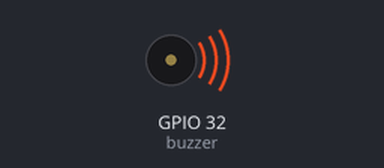
A sketch run on a simulated ESP32. On the bench: buzzer (waves = sounding).

Above: at 0.1 s.
At 6.4 s:
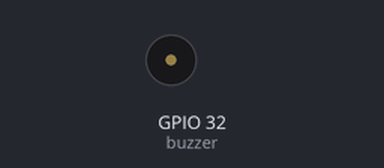
Timing chart, 0 to 7.9 s (numbered marks = the images above):
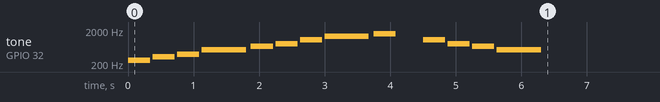

The sketch:

buzzerMusic.ino
```cpp
/*
  The Godfather
  Connect a piezo buzzer or speaker to pin 11 or select a new pin.
  More songs available at https://github.com/robsoncouto/arduino-songs

                                              Robson Couto, 2019
*/
#define NOTE_B0  31
#define NOTE_C1  33
#define NOTE_CS1 35
#define NOTE_D1  37
#define NOTE_DS1 39
#define NOTE_E1  41
#define NOTE_F1  44
#define NOTE_FS1 46
#define NOTE_G1  49
#define NOTE_GS1 52
#define NOTE_A1  55
#define NOTE_AS1 58
#define NOTE_B1  62
#define NOTE_C2  65
#define NOTE_CS2 69
#define NOTE_D2  73
#define NOTE_DS2 78
#define NOTE_E2  82
#define NOTE_F2  87
#define NOTE_FS2 93
#define NOTE_G2  98
#define NOTE_GS2 104
#define NOTE_A2  110
#define NOTE_AS2 117
#define NOTE_B2  123
#define NOTE_C3  131
#define NOTE_CS3 139
#define NOTE_D3  147
#define NOTE_DS3 156
#define NOTE_E3  165
#define NOTE_F3  175
#define NOTE_FS3 185
#define NOTE_G3  196
#define NOTE_GS3 208
#define NOTE_A3  220
#define NOTE_AS3 233
#define NOTE_B3  247
#define NOTE_C4  262
#define NOTE_CS4 277
#define NOTE_D4  294
#define NOTE_DS4 311
#define NOTE_E4  330
#define NOTE_F4  349
#define NOTE_FS4 370
#define NOTE_G4  392
#define NOTE_GS4 415
#define NOTE_A4  440
#define NOTE_AS4 466
#define NOTE_B4  494
#define NOTE_C5  523
#define NOTE_CS5 554
#define NOTE_D5  587
#define NOTE_DS5 622
#define NOTE_E5  659
#define NOTE_F5  698
#define NOTE_FS5 740
#define NOTE_G5  784
#define NOTE_GS5 831
#define NOTE_A5  880
#define NOTE_AS5 932
#define NOTE_B5  988
#define NOTE_C6  1047
#define NOTE_CS6 1109
#define NOTE_D6  1175
#define NOTE_DS6 1245
#define NOTE_E6  1319
#define NOTE_F6  1397
#define NOTE_FS6 1480
#define NOTE_G6  1568
#define NOTE_GS6 1661
#define NOTE_A6  1760
#define NOTE_AS6 1865
#define NOTE_B6  1976
#define NOTE_C7  2093
#define NOTE_CS7 2217
#define NOTE_D7  2349
#define NOTE_DS7 2489
#define NOTE_E7  2637
#define NOTE_F7  2794
#define NOTE_FS7 2960
#define NOTE_G7  3136
#define NOTE_GS7 3322
#define NOTE_A7  3520
#define NOTE_AS7 3729
#define NOTE_B7  3951
#define NOTE_C8  4186
#define NOTE_CS8 4435
#define NOTE_D8  4699
#define NOTE_DS8 4978
#define REST      0


// change this to make the song slower or faster
int tempo = 80;

// change this to whichever pin you want to use
int buzzer = 32;

// notes of the moledy followed by the duration.
// a 4 means a quarter note, 8 an eighteenth , 16 sixteenth, so on
// !!negative numbers are used to represent dotted notes,
// so -4 means a dotted quarter note, that is, a quarter plus an eighteenth!!
const int melody[] PROGMEM = {
  // Note, Duration (16 = sixteenth note, 8 = eighth note, 4 = quarter note, -8 = dotted eighth note)
  NOTE_C4, 8, NOTE_E4, 8, NOTE_G4, 8, NOTE_C5, 4,
  NOTE_E5, 8, NOTE_G5, 8, NOTE_C6, 8, NOTE_E6, 4,
  NOTE_G6, 8, REST, 8, NOTE_C6, 8, NOTE_G5, 8,
  NOTE_E5, 8, NOTE_C5, 4, REST, 4,
};
// sizeof gives the number of bytes, each int value is composed of two bytes (16 bits)
// there are two values per note (pitch and duration), so for each note there are four bytes
int notes = sizeof(melody) / sizeof(melody[0]) / 2;

// this calculates the duration of a whole note in ms
int wholenote = (60000 * 4) / tempo;

int divider = 0, noteDuration = 0;

void setup() {
  // iterate over the notes of the melody.
  // Remember, the array is twice the number of notes (notes + durations)
  for (int thisNote = 0; thisNote < notes * 2; thisNote = thisNote + 2) {

    // calculates the duration of each note
    divider = melody[thisNote + 1];
    if (divider > 0) {
      // regular note, just proceed
      noteDuration = (wholenote) / divider;
    } else if (divider < 0) {
      // dotted notes are represented with negative durations!!
      noteDuration = (wholenote) / abs(divider);
      noteDuration *= 1.5; // increases the duration in half for dotted notes
    }

    // we only play the note for 90% of the duration, leaving 10% as a pause
    tone(buzzer, melody[thisNote], noteDuration * 0.9);

    // Wait for the specief duration before playing the next note.
    delay(noteDuration);

    // stop the waveform generation before the next note.
    noTone(buzzer);
  }
}

void loop() {
  // no need to repeat the melody.
}
```
